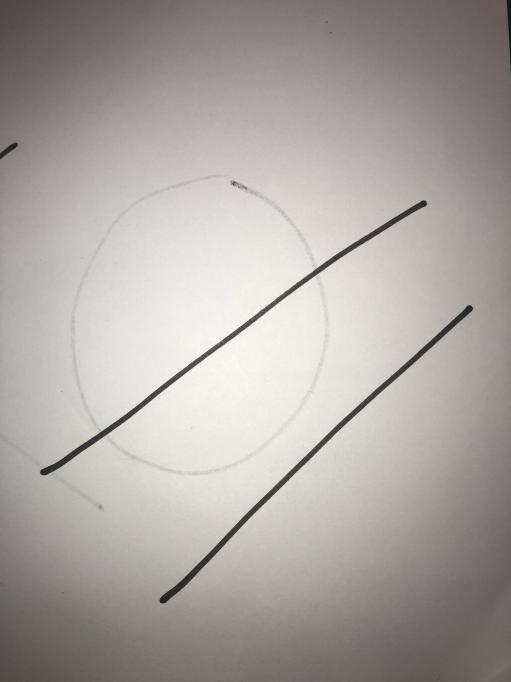
#> input picture 4.jpg, 511 x 682 px
$ python backend.py   (older library calls are emulated)
#> lines starting #> are read from the running program, lines starting #| are printed output that depends on the picture; after the words box and inside, x2 and y2 are one past the last pixel; in counts of white or black regions, pixels touching at a corner belong together
### detect_feature.py
# SYNCS Hackathon 2020
# jadaj - Circular

import cv2
import numpy as np

# Inputs:
# thresh (2d array-like): Binarised photo
# contours (list of lists): List of contours in thresh
# showImg (bool): Flag to show intermediate images for debugging

# Outputs:
# success (bool): Flag indicating successful identification of circle
# output (2d array-like): Binary image showing the circle
# accContours (list of 2d array-like): Masks featuring contour of found circle
# [46 lines left out: function detect_circles, not called in this run]

# Inputs:
# thresh (2d array-like): Binarised photo
# contours (list of lists): List of contours in thresh
# showImg (bool): Flag to show intermediate images for debugging

# Outputs:
# success (bool): Flag indicating successful identification of at least 2 lines
# output (2d array-like): Binary image showing the found lines
# accContours (list of 2d array-like): Masks featuring contours of found lines
def detect_lines(thresh: np.ndarray, contours, showImg: bool):
	print("Detecting lines...")
	markup = thresh.copy()
	markup = cv2.cvtColor(markup, cv2.COLOR_GRAY2BGR)

	# Edge detection as prereq for hough lines
	edges = cv2.Canny(thresh, 50, 150, apertureSize = 7)
	mask = thresh * 0

	# Apply linear hough transform to find candidate circles.
	lines = cv2.HoughLinesP(edges, rho=1, theta=np.pi/360, threshold=50, minLineLength=50, maxLineGap=30)
	output = thresh * 0
	try:
		areaLines = np.array([])
		for line in lines:
			for x1,y1,x2,y2 in line:
				cv2.line(mask, (x1,y1), (x2,y2), 255, 10)

		# Loop through all the contours and look for overlap with found lines
		accContours = [] 	# Array to store valid contour masks
		for contour in contours:
			cntMask = thresh * 0
			cv2.drawContours(cntMask, [contour], 0, 255, -1)
			cntCount = cv2.countNonZero(cntMask)

			areaAnd = cv2.countNonZero( cv2.bitwise_and(cntMask, mask) )

			# If 65% of the contour is covered by the hough lines, accept
			if (cntCount-areaAnd)/cntCount < 0.35:
				accContours.append(cntMask)
				cv2.drawContours(output, [contour], 0, 255, -1)

		if len(accContours) < 2 or len(accContours) > 100:
			success = False
			print("Couldn't properly find lines")
		else:
			success = True
			cv2.imwrite('LineOutput.png', output)

	except:
		success = False

	if showImg:
		cv2.imshow( 'Edges, output', np.hstack( [cv2.cvtColor(edges, cv2.COLOR_GRAY2BGR), cv2.cvtColor(mask, cv2.COLOR_GRAY2BGR), markup] ) )
		cv2.waitKey(0)

	return [success, output, accContours]

### evaluate_feature.py
# SYNCS Hackathon 2020
# jadaj - Circular

import numpy as np
import matplotlib.pyplot as plt
import statsmodels.api as sm
import cv2
from PIL import Image
import io
import base64

# Inputs:
# image (2d array-like): Will consider all non-zero entries in array as part of circle
# centre ((float, float))

# Outputs:
# (int) score from 0 to 100

# [74 lines left out: function evaluate_circle, not called in this run]

# Inputs:
# lineArray (list of 2d array-likes): Individual masks of found lines
# lineMask (2d array-likes): Compiled mask of found lines

# Output:
# angle from parallel (float)
def evaluate_lines(lineArray, lineMask):
    min_angle = np.inf
    coords = [np.argwhere(l) for l in lineArray]
    gradients = [np.polyfit(c[:,0],c[:,1],1)[0] for c in coords]
    n = len(gradients)
    for i in range(n):
        for j in range(i+1,n):
            min_angle = min(min_angle,
                            np.rad2deg(np.arctan(abs(gradients[i]-gradients[j])/(1+gradients[i]*gradients[j]))))

    score = int(100*min_angle)/100

    # [8 lines of commented-out code are left out]
    return score

### backend.py
# SYNCS Hackathon 2020
# jadaj - Circular

import cv2
import numpy as np

from evaluate_feature import *
from detect_feature import *

# Inputs:
# img (3d array-like): RGB image
# showImg (bool): Flag to show intermediate images for debugging

# Outputs:
# img (2d array-like): Resized original image
# thresh (2d array-like): Binary filtered image
def img_preprocess(img: np.ndarray, showImg: bool):
	# Make image grayscale
	gray = cv2.cvtColor(img, cv2.COLOR_RGB2GRAY)

	#####	Resize the image for faster processing and to fit on screen   #####
	height, width = img.shape[:2]
	lim_dim = 550

	# Find which length is longer and scale it appropriately
	if height > width:
		scale = width/lim_dim
	else:
		scale = height/lim_dim

	gray = cv2.resize(gray, ( int(width/scale), int(height/scale) ), dst=img, interpolation = cv2.INTER_CUBIC)
	img = cv2.resize(img, ( int(width/scale), int(height/scale) ), dst=img, interpolation = cv2.INTER_CUBIC)

	# Create a binary mask
	blur = cv2.GaussianBlur(gray, (5,5), 0)
	clahe = cv2.createCLAHE(clipLimit=2.0, tileGridSize=(8,8))
	contrast = clahe.apply(blur)
	_, thresh = cv2.threshold(contrast, 90, 255, cv2. THRESH_BINARY_INV)
	dilKernel = cv2.getStructuringElement(cv2.MORPH_ELLIPSE,(7,7))
	thresh = cv2.dilate(thresh, dilKernel, 2)
	eroKernel = cv2.getStructuringElement(cv2.MORPH_ELLIPSE,(3,3))
	thresh = cv2.erode(thresh, eroKernel, 1)

	if showImg:
		cv2.imshow('Orig, Blurred, Thresh', cv2.hconcat([img, blur, contrast, thresh]) )
		cv2.waitKey(0)
	return [img, thresh]

# Inputs:
# img (2d array-like): Colour photo from app
# feature (string): What feature to detect in the photo

# Outputs:
# null
def backend(img: np.ndarray, feature: str):
	# ret3, thresh = cv2.threshold(blur, 0, 255, cv2.THRESH_BINARY+cv2.THRESH_OTSU)

	img, thresh = img_preprocess(img, showImg=False)

	# Identify how many possible circles there are based on contour filtering
	_, contours, _ = cv2.findContours(thresh, cv2.RETR_EXTERNAL, cv2.CHAIN_APPROX_SIMPLE)

	if feature == 'Circle':
		success, output, circles = detect_circles(thresh, contours, showImg=False)

		if success:
			score,image = evaluate_circle( output, circles[0:2])
			# cv2.imshow('Output of detection', output)
			# cv2.waitKey(0)
			print("Circle score:", score)
			return score, image
		else:
			print('No', feature, 'found :(')
			return -1000,0

	elif feature == 'parallel':
		success, output, lines = detect_lines(thresh, contours, showImg=False)

		if success:
			score = evaluate_lines( lines, output )
			image = "no"
			print("Parallel Line is ", score, " degrees from parallel!")
			# cv2.imshow('Original Image | Found Lines', np.hstack([img, cv2.cvtColor(output, cv2.COLOR_GRAY2RGB)]) )
			# cv2.waitKey(0)
			return score, image
		else:
			print('No', feature, 'found :(')

	else:
		score = -200
		print('Unknown feature requested...')


	cv2.destroyAllWindows()
	return score, image

if __name__ == '__main__':
	# feature = 'Circle'
	feature = 'parallel'

	# Load an color image in grayscale
	# img = cv2.imread('./sample_circles/12.jpg')
	img = cv2.imread('4.jpg')
#> img is the input picture: shape (682, 511, 3); mean B, G, R 163.3, 166.1, 171.9

	# for i in range(1,6):
	# 	img = cv2.imread('./sample_lines/' + str(i) + '.jpg', 0)
	# 	img_preprocess(img, showImg=True)

	backend(img, feature)
#> in img_preprocess, `contrast = clahe.apply(blur)`:
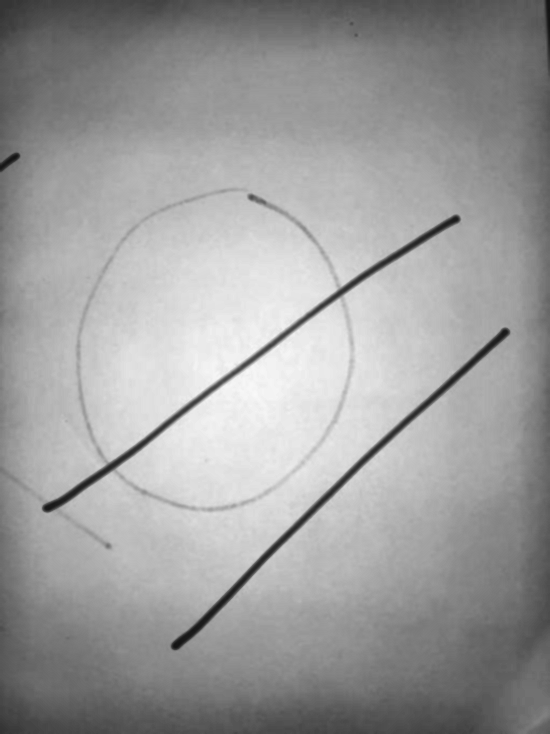
#> contrast: shape (734, 550); min 19, max 249, mean 157.2
#> in img_preprocess, `_, thresh = cv2.threshold(contrast, 90, 255, cv2. THRESH_BINARY_INV)`:
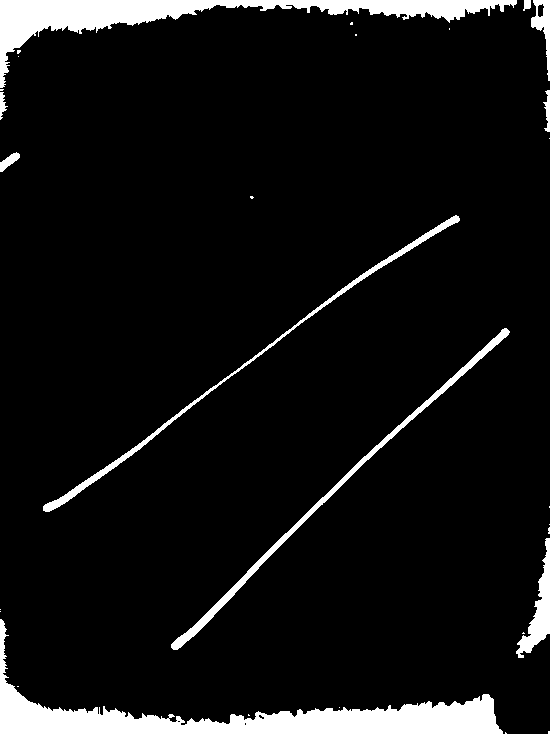
#> thresh: shape (734, 550); 7.3% white; 29 white regions (19 under 20 px), largest, box (x1, y1, x2, y2) and area: (0, 619, 503, 734) 12506, (0, 0, 517, 88) 9367, (171, 328, 510, 650) 2760
#> in img_preprocess, `thresh = cv2.dilate(thresh, dilKernel, 2)`: thresh: shape (734, 550); 10.3% white; 14 white regions, largest, box (x1, y1, x2, y2) and area: (0, 616, 510, 734) 14819, (0, 0, 520, 123) 11926, (168, 325, 513, 653) 5446
#> in img_preprocess, `thresh = cv2.erode(thresh, eroKernel, 1)`:
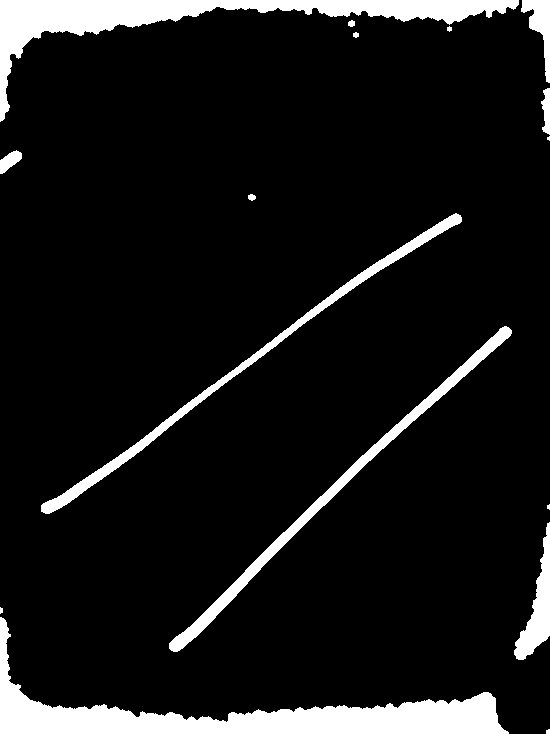
#> thresh: shape (734, 550); 9.5% white; 16 white regions (4 under 20 px)
#> in backend, `_, contours, _ = cv2.findContours(thresh, cv2.RETR_EXTERNAL, cv2.CHAIN..`: contours = 16 contours, 6 with area under 20; largest, box (x1, y1, x2, y2) and area: (0, 617, 509, 734) 13583, (0, 0, 519, 122) 10620, (169, 326, 512, 652) 4392, (41, 213, 462, 514) 3972, (514, 522, 550, 660) 1784
#> in detect_lines, `markup = cv2.cvtColor(markup, cv2.COLOR_GRAY2BGR)`: markup: shape (734, 550, 3); 9.5% white; 16 white regions (4 under 20 px), largest, box (x1, y1, x2, y2) and area: (0, 617, 509, 734) 14203, (0, 0, 519, 122) 11255, (169, 326, 512, 652) 4743
#> in detect_lines, `edges = cv2.Canny(thresh, 50, 150, apertureSize = 7)`:
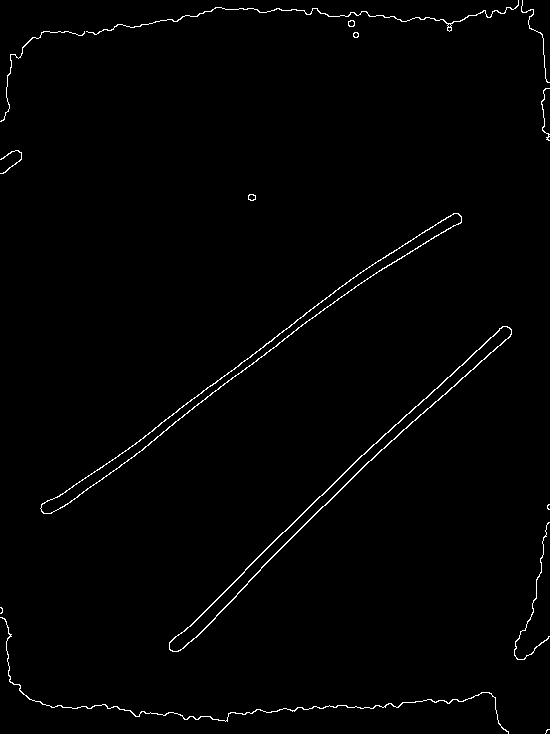
#> edges: shape (734, 550); 1.2% white in thin lines or dots
#> in detect_lines, `mask = thresh * 0`: mask: shape (734, 550); every value is 0
#> in detect_lines, `lines = cv2.HoughLinesP(edges, rho=1, theta=np.pi/360, threshold=50, m..`: lines = 23 rows, first 6: [99, 469, 372, 264], [235, 580, 373, 444], [191, 641, 322, 506], [352, 477, 511, 333], [157, 436, 324, 308], [418, 405, 503, 326]
#> the loop in detect_lines, `for line in lines:` made 23 passes
#> line on passes 1 to 12: [[99, 469, 372, 264]], [[235, 580, 373, 444]], [[191, 641, 322, 506]], [[352, 477, 511, 333]], [[157, 436, 324, 308]], [[418, 405, 503, 326]], [[169, 646, 244, 572]], [[241, 372, 341, 296]], [[183, 718, 493, 696]], [[62, 507, 154, 440]], [[237, 593, 293, 535]], [[350, 279, 453, 213]]
#> after the loop in detect_lines, `for line in lines:`:
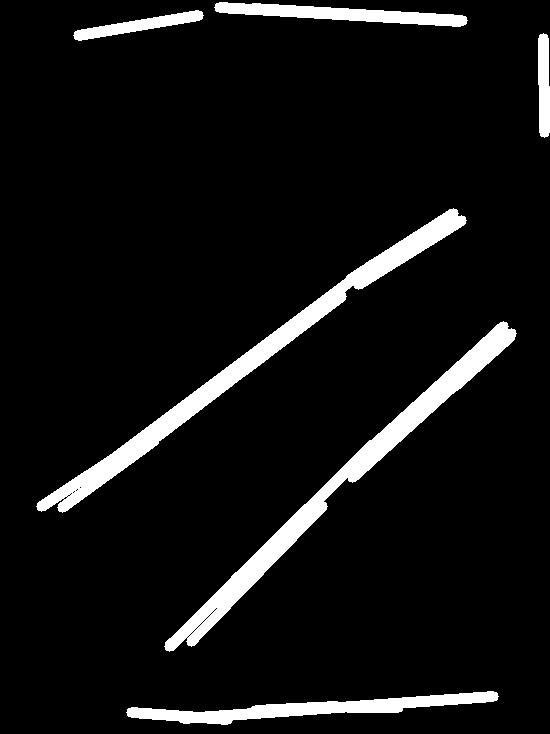
#> mask: shape (734, 550); 7.2% white; 6 white regions, box (x1, y1, x2, y2) and area: (36, 208, 467, 513) 9845, (164, 321, 517, 652) 9435, (126, 691, 499, 725) 4458, (214, 2, 468, 27) 2965, (73, 10, 204, 41) 1423, (538, 33, 550, 138) 1114
#> the loop in detect_lines, `for contour in contours:` made 16 passes
#> (cntCount, areaAnd) on passes 2, 6, 7, 11, 15, 16: (14203, 2290), (4743, 4525), (4399, 4268), (291, 289), (999, 213), (11255, 2227)
#> after the loop in detect_lines, `for contour in contours:`:
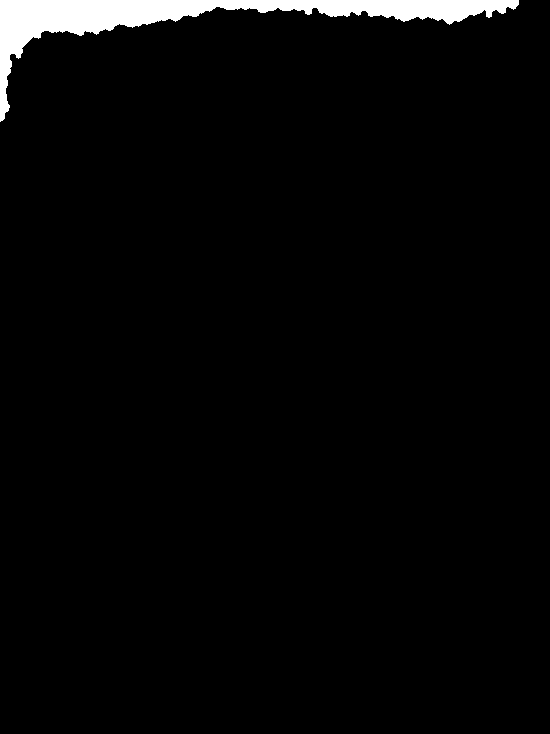
#> cntMask: shape (734, 550); 2.8% white; 1 white region, box (x1, y1, x2, y2) and area: (0, 0, 519, 122) 11255
#> after the loop in detect_lines, `for contour in contours:`:
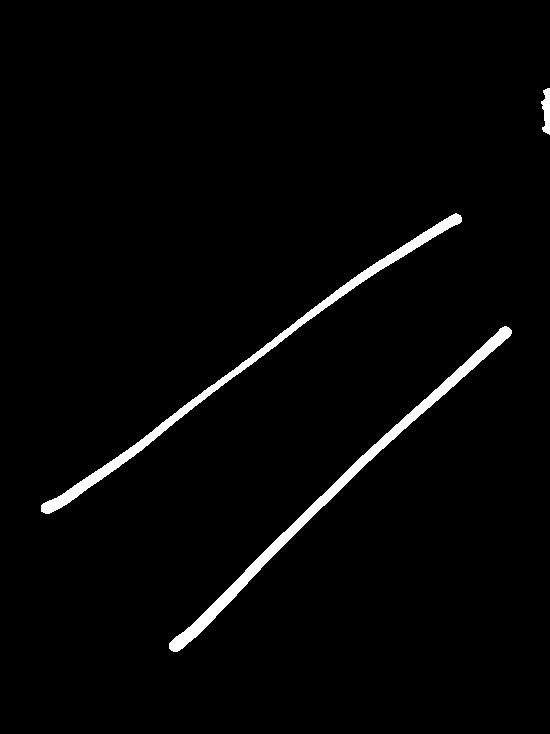
#> output: shape (734, 550); 2.3% white; 3 white regions, box (x1, y1, x2, y2) and area: (169, 326, 512, 652) 4743, (41, 213, 462, 514) 4399, (541, 88, 550, 135) 291
#> after the loop in detect_lines, `for contour in contours:`: accContours = 3 items
#> in backend, `success, output, lines = detect_lines(thresh, contours, showImg=False)`: success = True; lines = 3 items
#> in evaluate_lines, `gradients = [np.polyfit(c[:,0],c[:,1],1)[0] for c in coords]`: gradients = [-1.04, -1.36, 0.00525]
#> in evaluate_lines, `n = len(gradients)`: n = 3
#> in backend, `score = evaluate_lines( lines, output )`: score = 7.59
#| Parallel Line is  7.59  degrees from parallel!

$ run again, with 3.jpg copied over 4.jpg
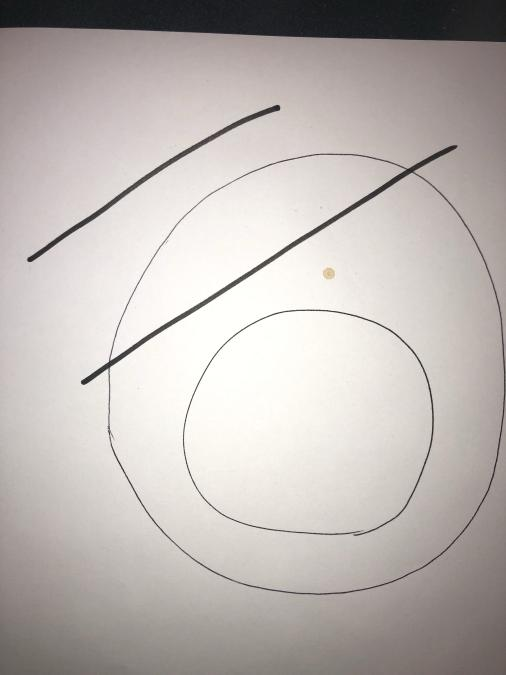
#> input picture 3.jpg, 506 x 675 px
#> img is the input picture: shape (675, 506, 3); mean B, G, R 180, 183.1, 189.4
#> img: shape (733, 550, 3)
#> contours = 10 contours, 1 with area under 20; largest, box (x1, y1, x2, y2) and area: (0, 0, 550, 49) 21514, (87, 155, 550, 648) 7445, (0, 683, 550, 733) 7241, (28, 112, 307, 286) 2532, (338, 373, 474, 584) 1467
#> markup: shape (733, 550, 3); 10.8% white; 10 white regions, largest, box (x1, y1, x2, y2) and area: (0, 0, 550, 49) 22104, (87, 155, 550, 648) 8552, (0, 683, 550, 733) 7854
#> edges: shape (733, 550); 1.4% white in thin lines or dots
#> in detect_lines, `lines = cv2.HoughLinesP(edges, rho=1, theta=np.pi/360, threshold=50, m..`: lines = 29 rows, first 6: [141, 384, 444, 191], [251, 39, 544, 47], [199, 339, 462, 169], [89, 410, 212, 330], [28, 280, 189, 167], [117, 34, 250, 38]
#> the loop in detect_lines, `for line in lines:` made 29 passes
#> after the loop in detect_lines, `for line in lines:`:
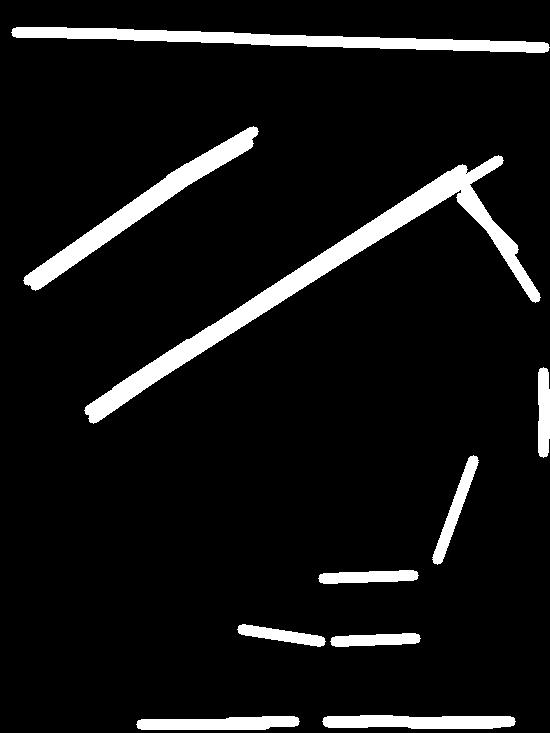
#> mask: shape (733, 550); 7.9% white; 10 white regions, largest, box (x1, y1, x2, y2) and area: (84, 155, 541, 424) 11249, (11, 27, 550, 53) 5888, (23, 126, 259, 291) 5274
#> the loop in detect_lines, `for contour in contours:` made 10 passes
#> (cntCount, areaAnd) on passes 1, 2, 3, 7, 8, 9, 10: (7854, 2127), (231, 67), (27, 27), (1751, 1070), (8552, 5914), (2816, 2322), (22104, 3260)
#> after the loop in detect_lines, `for contour in contours:`:
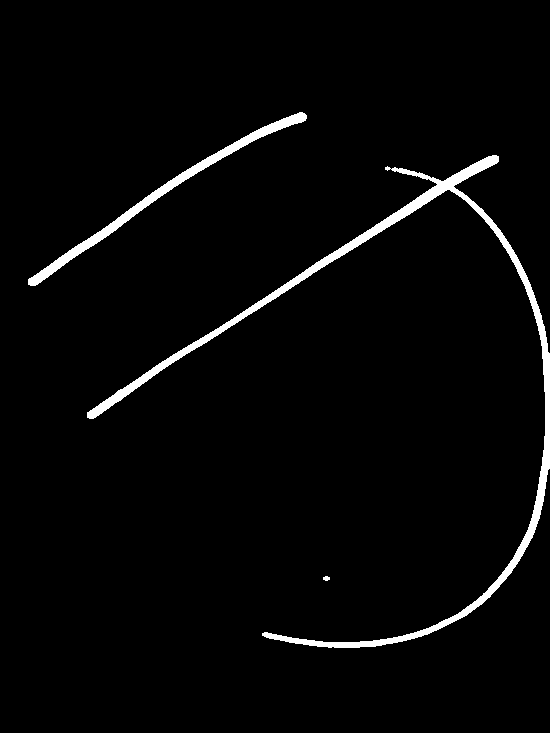
#> output: shape (733, 550); 2.8% white; 3 white regions, box (x1, y1, x2, y2) and area: (87, 155, 550, 648) 8552, (28, 112, 307, 286) 2816, (323, 576, 330, 581) 27
#> after the loop in detect_lines, `for contour in contours:`: accContours = 3 items
#> in backend, `success, output, lines = detect_lines(thresh, contours, showImg=False)`: success = True; lines = 3 items
#> gradients = [1.66e-14, 0.00951, -1.56]
#> n = 3
#> score = 0.54
#| Parallel Line is  0.54  degrees from parallel!
